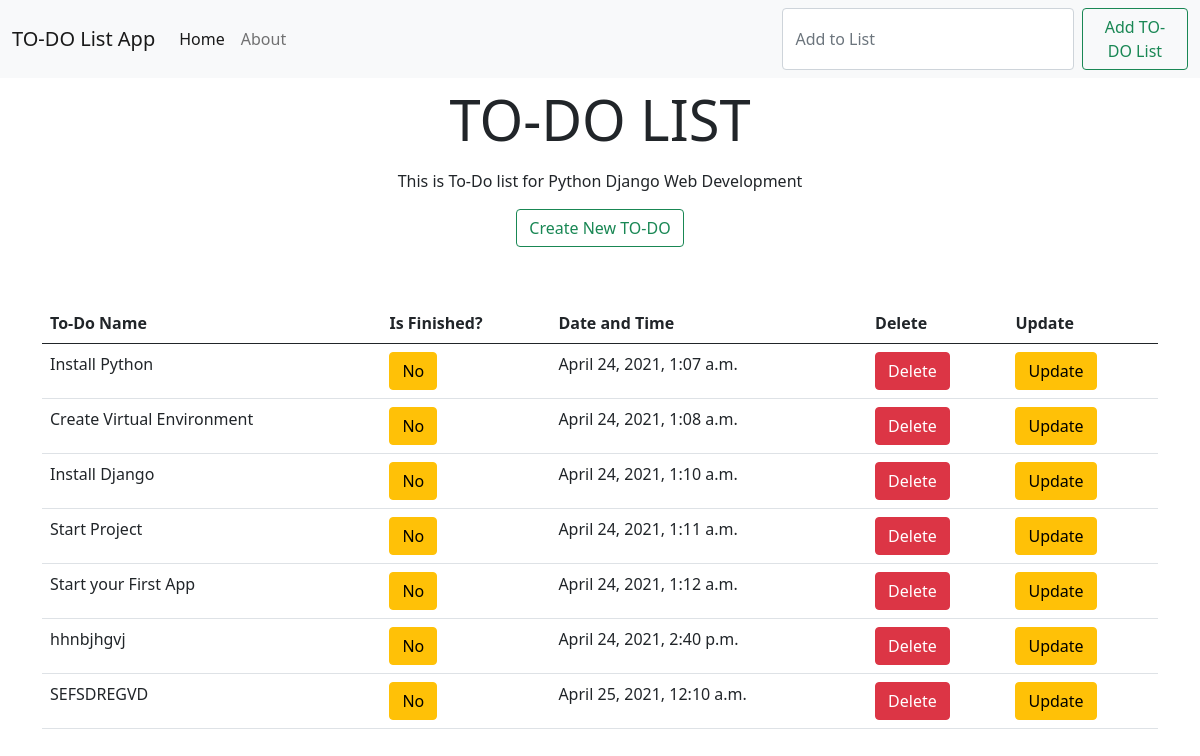
The page / on the database its author committed.
### todo_app/models.py (models this page shows, shortened)
class Todos(models.Model):
    title = models.CharField(max_length=100)
    description = models.TextField(max_length=1000,blank=True)
    finished = models.BooleanField(default=False)
    date = models.DateTimeField(default=datetime.now ,blank=True)

### todo_app/views.py (the view)
# urls.py: path('', views.index,name="index"),
def index(request):
    if request.method == 'POST':
        form = ListForm(request.POST or None)
        if form.is_valid:
            form.save()
            todo_list = Todos.objects.all()
            return render(request, 'todo_app/index.html', {'todo_list':todo_list})
    else:
        todo_list = Todos.objects.all()
        return render(request, 'todo_app/index.html', {'todo_list':todo_list})

### templates/todo_app/index.html (shortened to what this page needs)
{% extends "todo_app/base.html" %}
{% block content %}
<div class="d-flex p-2 bd-highlight">
    <div class="container">
        <h1 class="display-4"><center>TO-DO LIST</center></h1>
        <p class="lead"><center>This is To-Do list for Python Django Web Development</center></p>
        <div class="text-center">
            <a class="btn btn-outline-success" href="{% url 'create' %}" role="button">Create New TO-DO</a>
        </div>
        <br><br>
    </div>
</div>
<div class="container">
<table class="table">
  <thead>
    <tr>
      <th scope="col">To-Do Name</th>
      <th scope="col">Is Finished?</th>
      <th scope="col">Date and Time</th>
      <th scope="col">Delete</th>
      <th scope="col">Update</th>
    </tr>
  </thead>
  <tbody>
    {% for todo in todo_list  %}
    {% if todo.finished %}
    <tr>
      <td><del>{{ todo.title }}</del></td>
      <td><a class="btn btn-danger" href="{% url 'yes_finish' todo.id %}" role="button">Yes</a></td>
      <td>{{ todo.date }}</td>
      <td><a class="btn btn-danger" href="{% url 'delete' todo.id %}" role="button">Delete</a>
</td>
      <td><a class="btn btn-warning" href="{% url 'update' todo.id %}" role="button">Update</a>
</td>
    </tr>
    {% else %}
        <tr>
      <td>{{ todo.title }}</td>
      <td><a class="btn btn-warning" href="{% url 'no_finish' todo.id %}" role="button">No</a></td>
      <td>{{ todo.date }}</td>
      <td><a class="btn btn-danger" href="{% url 'delete' todo.id %}" role="button">Delete</a>
</td>
      <td><a class="btn btn-warning" href="{% url 'update' todo.id %}" role="button">Update</a>
</td>
    </tr>
    {% endif %}
    {% endfor %}
  </tbody>
</table>
</div>
{%endblock content %}

### templates/todo_app/base.html (shortened to what this page needs)
<!doctype html>
<html lang="en">
  <head>
    <link href="https://cdn.jsdelivr.net/npm/bootstrap@5.0.0-beta3/dist/css/bootstrap.min.css" rel="stylesheet">
  </head>
  <body>
    <nav class="navbar navbar-expand-lg navbar-light bg-light">
        <div class="container-fluid">
          <a class="navbar-brand" href="{% url 'index' %}">TO-DO List App</a>
          <div class="collapse navbar-collapse" id="navbarSupportedContent">
            <ul class="navbar-nav me-auto mb-2 mb-lg-0">
              <li class="nav-item">
                <a class="nav-link active" aria-current="page" href="{% url 'index' %}">Home</a>
              </li>
              <li class="nav-item">
                <a class="nav-link" href="{% url 'about' %}">About</a>
              </li>
            </ul>
            <form class="d-flex" method="POST">
              <input class="form-control me-2" type="text" placeholder="Add to List" name="title">
              <button type="submit" class="btn btn-outline-success">Add TO-DO List</button>
            </form>
          </div>
        </div>
    </nav>
    {% block content %}
    {%endblock content %}
  </body>
</html>

### rows shown on the page
Todos: title "Install Python", date "April 24, 2021, 1:07 a.m."
Todos: title "Create Virtual Environment", date "April 24, 2021, 1:08 a.m."
Todos: title "Install Django", date "April 24, 2021, 1:10 a.m."
Todos: title "Start Project", date "April 24, 2021, 1:11 a.m."
Todos: title "Start your First App", date "April 24, 2021, 1:12 a.m."
Todos: title "hhnbjhgvj", date "April 24, 2021, 2:40 p.m."
Todos: title "SEFSDREGVD", date "April 25, 2021, 12:10 a.m."
